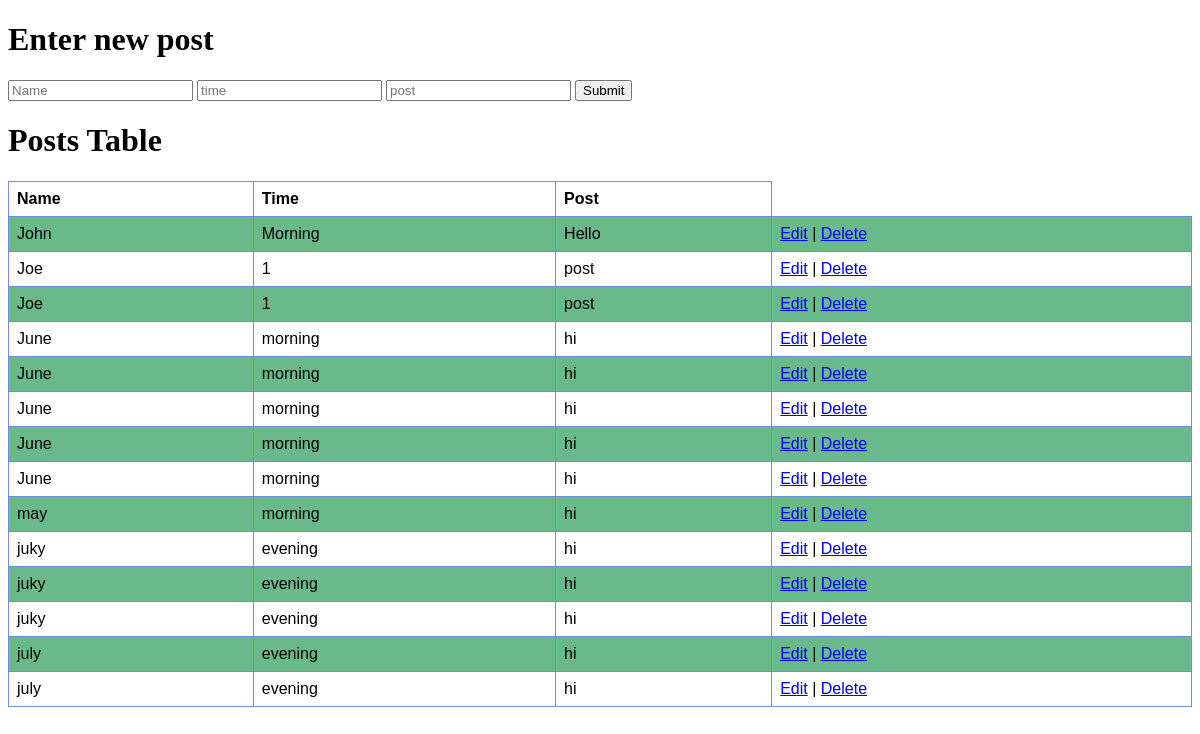
The page / on the database its author committed.
### tables this page shows
CREATE TABLE Posts(name TEXT, time TEXT, post TEXT);

### app.py (the view)
@app.route('/')
def index():
    posts = get_all_posts ()
    return render_template('index.html', posts = posts)

### app.py (called while the page is built)
def get_all_posts():
    conn = sqlite3.connect('./static/data/team-edge.db')
    curs = conn.cursor()
    result = curs.execute("SELECT rowid, * FROM posts")
    posts = []
    for row in result:
        post = {
            'name': row[1],
            'time': row[2],
            'post': row[3],
            'rowid' : row[0]
        }
        posts.append(post)
    conn.close()
    return posts

### templates/index.html (shortened to what this page needs)
<!DOCTYPE html>
<html lang="en">
<head>
    <link href="/static/styles.css" rel="stylesheet">
</head>
<body>
    <h1>Enter new post</h1>
    <form action="/success" method="post">
        <input type="text" name="name" placeholder="Name">
        <input type="text" name="time" placeholder="time">
        <input type="text" name="post" placeholder="post">
        <input type="Submit" value="Submit">
    </form>
    <h1>Posts Table</h1>
    <table>
        <tr>
          <th>Name</th>
          <th>Time</th>
          <th>Post</th>
        </tr>
        {% for post in posts %}
            <tr>
                <td>{{post["name"]}}</td>
                <td>{{post["time"]}}</td>
                <td>{{post["post"]}}</td>
                <td><a href="{{ '/edit/%s' %post.rowid }}">Edit</a> |
                    <a href="{{ '/delete-post/%s' %post.rowid }}">Delete</a>
            </tr>
        {% endfor %}
      </table>
</body>
</html>

### static/styles.css (style rules this page uses)
table { font-family: arial, sans-serif; border-collapse: collapse; width: 100%; }
td, th { border: 1px solid #738bdd; text-align: left; padding: 8px; }
tr:nth-child(even) { background-color: #69b98a; }

### rows shown on the page
Posts: name "John", time "Morning", post "Hello"
Posts: name "Joe", time "1", post "post"
Posts: name "Joe", time "1", post "post"
Posts: name "June", time "morning", post "hi"
Posts: name "June", time "morning", post "hi"
Posts: name "June", time "morning", post "hi"
Posts: name "June", time "morning", post "hi"
Posts: name "June", time "morning", post "hi"
Posts: name "may", time "morning", post "hi"
Posts: name "juky", time "evening", post "hi"
Posts: name "juky", time "evening", post "hi"
Posts: name "juky", time "evening", post "hi"
Posts: name "july", time "evening", post "hi"
Posts: name "july", time "evening", post "hi"
